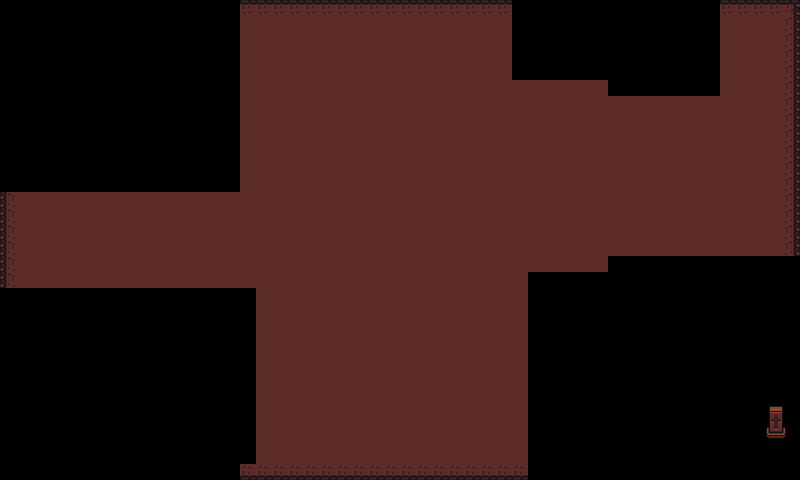

Tiled map render using the project's own tile images. Description and the map definition, with tile-layer contents summarised, below:
An orthogonal 50x30 tile map with 16x16 px tiles, 2 tile layers (BackGround, ForeForeGround), 1 hidden layer not drawn and 7 objects (DownDoor, UpDoor, RightDoor, LeftDoor).

<map version="1.2" tiledversion="1.3.3" orientation="orthogonal" renderorder="right-down" width="50" height="30" tilewidth="16" tileheight="16" infinite="0" nextlayerid="14" nextobjectid="41">
 <tileset firstgid="1" source="New Dungeon Tileset.tsx" />
 <layer id="3" name="BackGround" width="50" height="30">
  <data>[1500 cells, 824 non-empty, 6 distinct tile ids]</data>
 </layer>
 <layer id="12" name="ForeGround" width="50" height="30" visible="0">
  <data>[1500 cells, 33 non-empty, 6 distinct tile ids]</data>
 </layer>
 <layer id="13" name="ForeForeGround" width="50" height="30">
  <data>[1500 cells, 9 non-empty, 9 distinct tile ids]</data>
 </layer>
 <objectgroup id="10" name="EnemySpawns">
  <object id="37" x="382.667" y="227.667" width="25" height="18" />
  <object id="39" x="747" y="17" width="16" height="18" />
  <object id="40" x="270" y="378" width="18" height="16" />
 </objectgroup>
 <objectgroup id="7" name="Doors">
  <object id="8" name="DownDoor" x="353.333" y="464.333" width="128" height="15" />
  <object id="10" name="UpDoor" x="367" y="0" width="14" height="16" />
  <object id="11" name="RightDoor" x="790" y="148" width="10" height="122" />
  <object id="12" name="LeftDoor" x="4" y="231" width="19" height="14" />
 </objectgroup>
</map>
